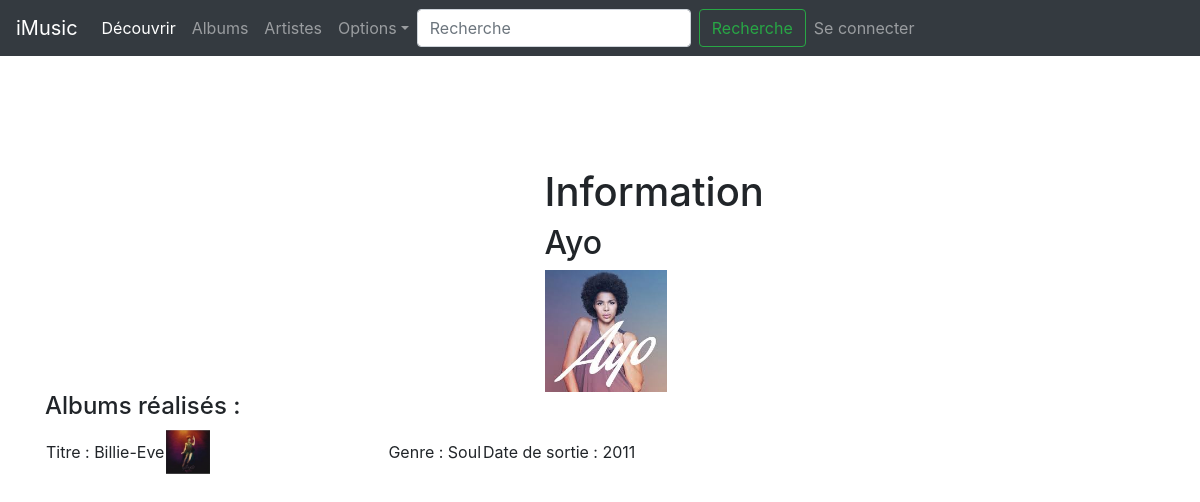
The page /artiste/infoArtiste/Ayo on the database its author committed.
### projet/models.py (models this page shows)
class Artiste(db.Model):
	id = db.Column(db.Integer, primary_key=True)
	nom = db.Column(db.String(100))

class Album(db.Model):
	id = db.Column(db.Integer, primary_key=True)
	genre = db.Column(db.String(100))
	image = db.Column(db.String(100))
	titre = db.Column(db.String(100))
	dateSortie = db.Column(db.String(100))
	artiste_id = db.Column(db.Integer, db.ForeignKey("artiste.id"))
	artiste = db.relationship("Artiste", backref=db.backref("artiste", lazy="dynamic"))

### projet/views.py (the view)
@app.route("/artiste/infoArtiste/<art>")
def afficherInfoArtiste(art):
	listeAlb= get_artiste_albums(art)
	return render_template("info-artiste.html",
		nomA=art,
		listeAlb=listeAlb)

### projet/models.py (called while the page is built)
def get_artiste_albums(art):
	listeA = Artiste.query.all()
	listeAl= Album.query.all()
	liste=[]
	for a in listeA :
			if a.nom == art:
				for b in listeAl:
					if b.artiste_id == a.id :
						liste.append(b)
	return liste

### projet/templates/info-artiste.html
{% extends "base.html" %}
{% block styles %}
{{ super() }}
<link rel="stylesheet"
href="{{ url_for('static', filename='info-artiste.css') }}"/>
{% endblock %}
{% block main %}
<section>
  <h1> Information </h1>
  <h2> {{ nomA }} </h1>
  <img width="20%" src="{{ url_for('static', filename='Images/Artiste/'+nomA+'.jpg')}}"alt="Image non trouvée">
</section>
  <h4> Albums réalisés : </h4>
      {% for a in listeAlb %}
      <table>
        <td>Titre : {{ a.titre }} </td>
        <td> <img width="20%" src="{{ url_for('static', filename='Images/Album/'+a.image)}}"alt="Image non trouvée"> </td>
        <td> Genre : {{ a.genre }}</td>
        <td> Date de sortie : {{ a.dateSortie }}</td>
      </table>
      {% endfor %}
{% endblock %}

### projet/static/home.css (style rules this page uses)
body { padding-top: 10em; }

### projet/static/info-artiste.css (style rules this page uses)
section { padding-left: 45% }
table { display: flex; flex-wrap: nowrap; }

### rows shown on the page
Artiste: nom "Ayo"
Album: titre "Billie-Eve", image (picture), genre "Soul", dateSortie "2011"
